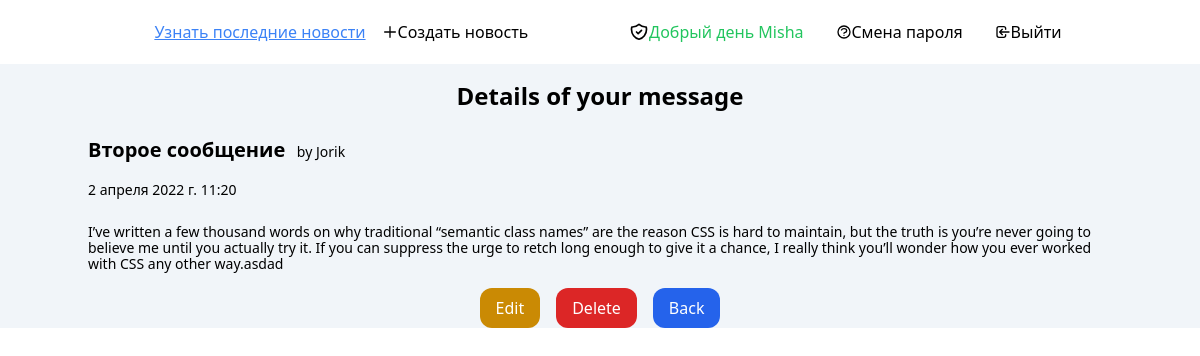
/articles/3/details/ (signed in), run on the app's committed database.
### users/models.py (models this page shows)
class CustomUser(AbstractUser):
    age = models.PositiveIntegerField(null=True, blank=True)  # Добавление нового поля в стандартную модель данных юзера
    hairColor = models.CharField(max_length=50, null=True)

### articles/models.py (models this page shows, shortened)
class Article(models.Model):
    title = models.CharField(max_length=255, help_text='Введите название сообщения', verbose_name='Название')
    body = models.TextField(help_text='Введите содержание сообщения', verbose_name='Текст')
    date = models.DateTimeField(auto_now_add=True, verbose_name='Дата')  # автодобавление даты в создание сообщения
    author = models.ForeignKey(get_user_model(), on_delete=models.CASCADE,
                               verbose_name='Автор')  # Many-To-One в первом параметре -

### articles/views.py (the view)
# urls.py: path('<int:pk>/details/', ArticleDetailView.as_view(), name='article_details'),
class ArticleDetailView(LoginRequiredMixin, DetailView):  # Миксин не дает гостю зайти на url просмотра сообщения
    model = Article
    template_name = 'article_details.html'
    login_url = 'login'  # Редирект на url, если гость неавторизован

### templates/article_details.html (shortened to what this page needs)
{% extends 'base.html' %}
{% block content %}
    <section>
        <div class="container mx-auto">
            <div class="grid grid-cols-1">
                <div class="place-self-center">
                    <h2 class="text-2xl text-center font-bold py-4">Details of your message</h2>
                    <div class="flex flex-col">
                        <div class="text-xl font-bold py-2"> {{ article.title }}<span class=" pl-2 text-sm font-light">
                                by {{ article.author }}</span></div>
                        <div class="text-sm font-light py-2"> {{ article.date }}</div>
                        <div class="text-sm font-medium leading-4 py-4"> {{ article.body }}</div>
                        <div class="flex justify-center gap-4">
                            <a class="py-2 px-4 text-white bg-yellow-600 hover:bg-yellow-500 rounded-xl"
                               href="{% url 'article_edit' article.pk %}">Edit</a>
                            <a class="py-2 px-4 text-white bg-red-600 hover:bg-red-500 rounded-xl"
                               href="{% url 'article_delete' article.pk %}">Delete</a>
                            <a href="{% url 'article_list' %}"
                               class="py-2 px-4 text-white bg-blue-600 hover:bg-blue-500 rounded-xl"
                               type="submit">Back
                            </a>
                        </div>
                    </div>
                </div>
            </div>
        </div>
    </section>
{% endblock content %}

### templates/base.html (shortened to what this page needs)
<!DOCTYPE html>
<html lang="en">
<head>
    <script src="https://cdn.tailwindcss.com"></script>
</head>
<body>
<div class="bg-slate-100 h-full">
    <header class="bg-white  py-2">
        <div class="container mx-auto">
            <div class="flex justify-around">
                <div class="flex items-center gap-4">
                    <a href="{% url 'article_list' %}" class="underline hover:text-orange-400 text-blue-500
         cursor-pointer font-medium">Узнать последние новости</a>
                    {% if user.is_authenticated %}
                        <div class="flex items-center group">
                            <a href="{% url 'article_create' %}" class="group-hover:text-orange-400
         cursor-pointer font-medium">
                                <svg xmlns="http://www.w3.org/2000/svg" class="h-4 w-4" fill="none" viewBox="0 0 24 24"
                                     stroke="currentColor" stroke-width="2">
                                    <path stroke-linecap="round" stroke-linejoin="round" d="M12 4v16m8-8H4"/>
                                </svg>
                            </a>
                            <a href="{% url 'article_create' %}" class="group-hover:text-orange-400 hover:underline
         cursor-pointer font-medium">
                                Создать новость</a></div>
                    {% endif %}
                </div>
                {% if user.is_authenticated %}
                    <div class="flex items-center gap-8">
                        <div class="flex items-center hover:underline ">
                            <div><a href="">
                            </a>
                            </div>
                            <a href="#" class="hover:underline hover:text-green-400 text-green-500
         cursor-pointer font-medium">Добрый день {{ user.username }}</a>
                        </div>
                        <div class="flex items-center hover:underline hover:text-orange-400">
                            <div><a href="">
                            </a>
                            </div>
                            <a href="{% url 'password_change' %}" class="hover:underline hover:text-orange-400
         cursor-pointer font-medium">Смена пароля</a>
                        </div>
                        <div class="flex items-center hover:underline hover:text-orange-400">
                            <div><a href="">
                                <svg xmlns="http://www.w3.org/2000/svg" class="h-4 w-4" fill="none" viewBox="0 0 24 24"
                                     stroke="currentColor" stroke-width="2">
                                    <path stroke-linecap="round" stroke-linejoin="round"
                                          d="M11 16l-4-4m0 0l4-4m-4 4h14m-5 4v1a3 3 0 01-3 3H6a3 3 0 01-3-3V7a3 3 0 013-3h7a3 3 0 013 3v1"/>
                                </svg>
                            </a>
                            </div>
                            <a href="{% url 'logout' %}" class="hover:underline hover:text-orange-400
         cursor-pointer font-medium">Выйти</a>
                        </div>
                    </div>
                {% endif %}
            </div>
        </div>
    </header>
    {% block content %}
    {% endblock content %}
</div>
</body>
</html>

### data on the page
CustomUser: username "Misha"
Article: title "Второе сообщение", author "Jorik", date "2 апреля 2022 г. 11:20", body "I’ve written a few thousand words on why traditional “semantic class names” are the reason CSS is hard to maintain, but the truth is you’re never going to believe me until you actually try it. If you can suppress the urge to retch long enough to give it a chance, I really think you’ll wonder how you ever worked with CSS any other way.asdad"
